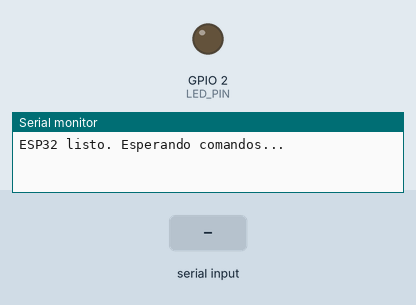
Simulated run of this sketch. Board: ESP32. On the bench: output pins drawn as LEDs (lit = HIGH), the last lines printed to the serial monitor. Dashed ring = blinking. The test bench sets the inputs (shaded band).

Above: at 1.7 s.
1.8 s: "M1\n" received over Serial
At 1.87 s:
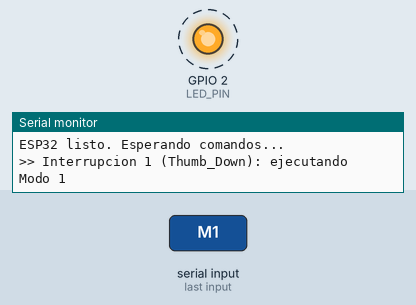
4.8 s: "I30\n" received over Serial
At 6.0 s:
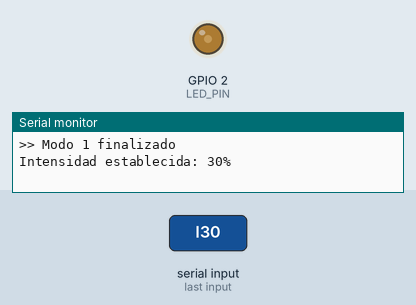
6.3 s: "M2\n" received over Serial
9.3 s: "I70\n" received over Serial
At 9.6 s:
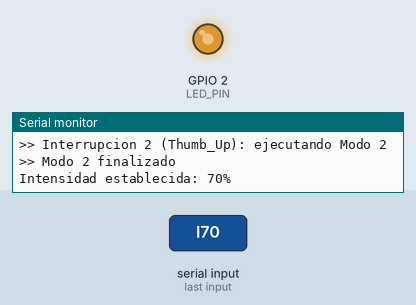
10.8 s: "I,45\n" received over Serial
At 12.0 s:
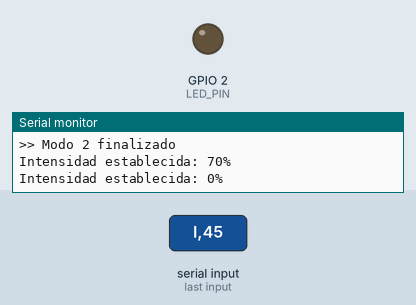
Timing chart, 0 to 13.3 s (numbered marks = the images above; inputs shaded):
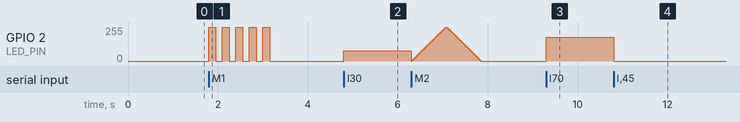

Measured:
- after the input at 1.8 s, GPIO 2 (LED_PIN): alternates 255/255 for 0.15 s and 0/255 for 0.15 s, 10 changes in all, then stays 0/255, starting at once
- after the input at 4.8 s, GPIO 2 (LED_PIN): 0/255 → 76/255 at once
- after the input at 9.3 s, GPIO 2 (LED_PIN): 0/255 → 177/255 at once
- after the input at 10.8 s, GPIO 2 (LED_PIN): 177/255 → 0/255 at once

The sketch:

esp32_firmware.ino
```cpp
/*
  Sistema de control de iluminación basado en gestos de mano
  Universidad Militar Nueva Granada - Ingeniería Mecatrónica

  Firmware para ESP32. Recibe comandos por Serial (USB) enviados
  desde el script de Python (gesture_control.py) y controla la
  intensidad de un LED mediante PWM, además de ejecutar dos
  secuencias especiales (Modo 1 / Modo 2) activadas por interrupción
  de software (gestos de pulgar arriba/abajo).

  Protocolo de comandos (texto + salto de línea '\n'):
    "I30"   -> Fijar intensidad al 30%
    "I70"   -> Fijar intensidad al 70%
    "I100"  -> Fijar intensidad al 100%
    "M1"    -> Ejecutar secuencia Modo 1 (Thumb_Down)
    "M2"    -> Ejecutar secuencia Modo 2 (Thumb_Up)
*/

// ============================================================
//  ¿QUÉ ES PWM Y POR QUÉ LO USAMOS?
// ============================================================
// El ESP32 (como casi todos los microcontroladores) SOLO puede
// poner un pin digital en dos estados: ENCENDIDO (3.3V) o
// APAGADO (0V). No existe un pin que entregue "50% de voltaje"
// de forma continua.
//
// Entonces, ¿cómo se logra que un LED se vea "a media intensidad"?
// Con un truco: encender y apagar el LED MUY RÁPIDO (miles de
// veces por segundo). El ojo humano no alcanza a percibir ese
// parpadeo y en cambio percibe un brillo promedio.
//
// A esta técnica se le llama PWM (Pulse Width Modulation =
// Modulación por Ancho de Pulso). La palabra clave es "ancho de
// pulso": lo que cambia no es el voltaje, sino CUÁNTO TIEMPO,
// dentro de cada ciclo, el pin está en ENCENDIDO vs APAGADO.
//
// A ese porcentaje de tiempo encendido se le llama "duty cycle"
// (ciclo de trabajo). Ejemplos:
//   - Duty cycle 100% -> el pin está siempre encendido -> LED al máximo brillo
//   - Duty cycle 50%  -> encendido la mitad del tiempo  -> se ve a media intensidad
//   - Duty cycle 0%   -> siempre apagado                -> LED apagado
//
// El ESP32 tiene hardware dedicado (llamado "LEDC", LED Controller)
// que genera esta señal PWM automáticamente por nosotros, sin que
// tengamos que estar prendiendo y apagando el pin manualmente con
// delay() (eso sería muy lento e impreciso). Nosotros solo le
// decimos: "en este pin, quiero una señal PWM con esta frecuencia,
// esta resolución, y este duty cycle" y el ESP32 se encarga del resto.
// ============================================================

#define LED_PIN 2          // Pin GPIO del ESP32 donde está conectado el LED (a través de su resistencia)

// --- Configuración del PWM (hardware LEDC del ESP32) ---
// NOTA DE COMPATIBILIDAD: existen dos versiones de la librería del
// ESP32 para Arduino con APIs distintas para manejar PWM:
//   - Paquete de placas ESP32 v2.x (más antiguo): usa ledcSetup() +
//     ledcAttachPin() + un número de "canal" (0-15) separado del pin.
//   - Paquete de placas ESP32 v3.x (más reciente, el que tienes tú):
//     usa ledcAttach() directamente sobre el PIN, sin manejar canales
//     a mano (la librería los asigna internamente). Es más simple.
// Este código usa la API NUEVA (v3.x). Si te vuelve a salir un error
// de "was not declared in this scope", revisa en Arduino IDE > Tools
// > Board Manager qué versión de "esp32 by Espressif Systems" tienes
// instalada.

// Frecuencia de la señal PWM, en Hz (ciclos por segundo).
// 5000 Hz significa que el ciclo completo (encendido+apagado) se
// repite 5000 veces por segundo. Es mucho más rápido de lo que el
// ojo humano puede detectar (por eso no se ve parpadear), pero no
// tan alta como para causar problemas eléctricos. Para LEDs, un
// rango típico es 1 kHz - 5 kHz.
const int PWM_FREQ = 5000; // 5 kHz

// Resolución en bits: define cuántos "escalones" de duty cycle
// existen entre 0% y 100%.
// Con 8 bits, el duty cycle se representa con un número de 0 a 255
// (2^8 = 256 valores posibles):
//   0   = 0% (apagado)
//   128 = ~50%
//   255 = 100% (máximo brillo)
// A más bits de resolución, más "escalones" de brillo intermedios,
// pero también más lenta puede ser la señal a la misma frecuencia.
// 8 bits es más que suficiente para que el ojo humano perciba una
// transición de brillo suave.
const int PWM_RESOLUTION = 8;

volatile bool interrupcionActiva = false; // Bandera para saber si estamos ejecutando una secuencia especial (Modo 1/2)

void setup() {
  Serial.begin(115200); // Inicia la comunicación serial (debe coincidir con BAUD_RATE en el script de Python)
  delay(500);

  // --- Configuración del hardware PWM (se hace UNA sola vez, aquí en setup) ---

  // ledcAttach: le decimos al ESP32 "en este pin (LED_PIN), genera una
  // señal PWM con esta frecuencia y esta resolución". La librería se
  // encarga internamente de asignar un canal de hardware disponible;
  // nosotros ya no necesitamos manejar el número de canal a mano.
  ledcAttach(LED_PIN, PWM_FREQ, PWM_RESOLUTION);

  // Empezamos con el LED apagado (duty cycle = 0).
  // Nota: en la API nueva, ledcWrite() recibe el PIN, no un canal.
  ledcWrite(LED_PIN, 0);

  Serial.println("ESP32 listo. Esperando comandos...");
}

// Convierte un porcentaje "humano" (0-100%) en un valor de duty
// cycle "de hardware" (0-255, porque usamos 8 bits de resolución)
// y se lo entrega al canal PWM.
void setIntensity(int percent) {
  // constrain() evita valores fuera de rango si llega un dato inválido
  // (ej. si por error llegara "I150", lo recorta a 100)
  percent = constrain(percent, 0, 100);

  // map() hace una "regla de tres" simple:
  //   percent  está en el rango [0, 100]
  //   duty     debe quedar en el rango [0, 255]
  // Ejemplo: 30% -> duty = 0.30 * 255 ≈ 76
  //          70% -> duty = 0.70 * 255 ≈ 178
  //          100% -> duty = 255
  int duty = map(percent, 0, 100, 0, 255);

  // Aquí es donde realmente se actualiza la señal física en el pin.
  // El ESP32 empieza a generar, en LED_PIN, pulsos con ese nuevo
  // duty cycle a 5000 Hz, de forma automática y continua (no hay
  // que volver a llamar esta función a menos que quieras cambiar
  // la intensidad de nuevo).
  ledcWrite(LED_PIN, duty);

  Serial.print("Intensidad establecida: ");
  Serial.print(percent);
  Serial.println("%");
}

// --- Interrupción 1 (gesto Thumb_Down): secuencia de parpadeo rápido ---
// Nota: no es una "interrupción" de hardware real (como un timer o un
// pin externo), sino una función que se dispara cuando llega el
// comando "M1" por Serial. La llamamos así porque conceptualmente
// interrumpe el comportamiento normal (control de intensidad) para
// ejecutar una secuencia especial.
void modo1_secuencia() {
  Serial.println(">> Interrupcion 1 (Thumb_Down): ejecutando Modo 1");
  interrupcionActiva = true;

  // Enciende (duty=255, 100%) y apaga (duty=0, 0%) el LED 5 veces,
  // con 150 ms entre cada cambio -> efecto de parpadeo
  for (int i = 0; i < 5; i++) {
    ledcWrite(LED_PIN, 255);
    delay(150);
    ledcWrite(LED_PIN, 0);
    delay(150);
  }

  interrupcionActiva = false;
  Serial.println(">> Modo 1 finalizado");
}

// --- Interrupción 2 (gesto Thumb_Up): secuencia de "respiración" (fade in/out) ---
// Aquí es donde más se nota la ventaja del PWM: en vez de solo
// encendido/apagado, subimos y bajamos el duty cycle gradualmente
// (de 0 a 255 y de vuelta a 0), lo que se percibe como un brillo
// que sube y baja suavemente, como si el LED "respirara".
void modo2_secuencia() {
  Serial.println(">> Interrupcion 2 (Thumb_Up): ejecutando Modo 2");
  interrupcionActiva = true;

  // Fade in: sube el duty cycle de 0 a 255 de 5 en 5, esperando
  // 15 ms entre cada paso (por eso se ve como una transición suave
  // y no un salto brusco)
  for (int duty = 0; duty <= 255; duty += 5) {
    ledcWrite(LED_PIN, duty);
    delay(15);
  }
  // Fade out: el mismo proceso, pero bajando de 255 a 0
  for (int duty = 255; duty >= 0; duty -= 5) {
    ledcWrite(LED_PIN, duty);
    delay(15);
  }

  interrupcionActiva = false;
  Serial.println(">> Modo 2 finalizado");
}

// Interpreta el texto recibido por Serial y decide qué función llamar.
// Este es el "traductor" entre el protocolo de comandos (texto) y
// las acciones reales del LED.
void procesarComando(String comando) {
  comando.trim(); // Elimina espacios y saltos de línea sobrantes

  if (comando.startsWith("I")) {
    // Comandos tipo "I30", "I70", "I100" -> extraemos el número después de la "I"
    int intensidad = comando.substring(1).toInt();
    setIntensity(intensidad);

  } else if (comando == "M1") {
    modo1_secuencia();

  } else if (comando == "M2") {
    modo2_secuencia();

  } else {
    Serial.print("Comando no reconocido: ");
    Serial.println(comando);
  }
}

// loop() se ejecuta en bucle infinito, todo el tiempo, mientras el
// ESP32 esté encendido. Aquí solo revisamos si llegó algo nuevo por
// el puerto Serial (enviado desde Python) y, si es así, lo procesamos.
void loop() {
  if (Serial.available() > 0) {
    // readStringUntil('\n') lee todo lo que llegó hasta encontrar un
    // salto de línea. Esto coincide con que en Python cada comando
    // se envía terminado en "\n" (ej. "I30\n").
    String comando = Serial.readStringUntil('\n');
    procesarComando(comando);
  }
}
```
